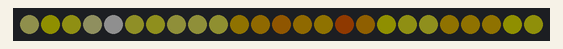
Simulated run of this sketch. Board: ESP32. On the bench: 25 RGB LEDs in strip order, left to right. Dim RGB values are drawn brighter than linear; random numbers use the default seed unless the sketch sets one.

Above: at 3.58 s.
At 10.78 s:
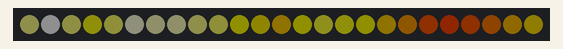
At 18.8 s:
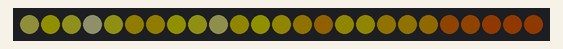
At 39.92 s:
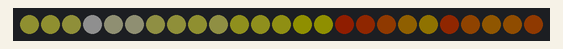

The sketch:

LED_Matrix_Fire_Simulation.ino
```cpp
/*
 * Fire Effect - FreeRTOS Version
 *
 * This program creates a flickering fire effect on the 5x5
 * RGB LED matrix using a simulated heat map.
 *
 * Heat is converted into red, orange, and yellow colors.
 *
 * FreeRTOS tasks:
 *   1. HeatTask  - Updates the simulated heat map.
 *   2. DrawTask  - Displays the heat map on the LED matrix.
 *
 * A mutex protects the shared heat map.
 */

#include <Arduino.h>
#include <Adafruit_NeoPixel.h>

#define MATRIX_PIN 7
#define NUM_LEDS   25

Adafruit_NeoPixel matrix(
    NUM_LEDS,
    MATRIX_PIN,
    NEO_GRB + NEO_KHZ800
);


// ============================================================================
// Heat map
// ============================================================================

uint8_t heat[5][5];


// Mutex protecting the heat map.
SemaphoreHandle_t heatMutex;


// ============================================================================
// Convert coordinates to the serpentine wiring
// ============================================================================

int pixelXY(int x, int y)
{
    if (y % 2 == 0)
    {
        return y * 5 + x;
    }

    return y * 5 + (4 - x);
}


// ============================================================================
// Convert heat value to fire color
// ============================================================================

uint32_t heatColor(
    uint8_t temperature
)
{
    if (temperature < 85)
    {
        return matrix.Color(
            temperature * 3,
            0,
            0
        );
    }

    if (temperature < 170)
    {
        uint8_t green =
            (temperature - 85) * 3;

        return matrix.Color(
            255,
            green,
            0
        );
    }

    return matrix.Color(
        255,
        255,
        (temperature - 170) * 3
    );
}


// ============================================================================
// Update the simulated heat
// ============================================================================

void updateHeat()
{
    // Cool the flames.
    for (int y = 0; y < 5; y++)
    {
        for (int x = 0; x < 5; x++)
        {
            int cooling =
                random(0, 40);

            heat[y][x] =
                (heat[y][x] > cooling)
                ? heat[y][x] - cooling
                : 0;
        }
    }


    // Move heat upward.
    for (int y = 4; y > 0; y--)
    {
        for (int x = 0; x < 5; x++)
        {
            heat[y][x] =
                (
                    heat[y - 1][x] +
                    heat[y - 1][max(0, x - 1)] +
                    heat[y - 1][min(4, x + 1)]
                ) / 3;
        }
    }


    // Add new heat at the bottom.
    for (int x = 0; x < 5; x++)
    {
        heat[0][x] =
            random(160, 256);
    }
}


// ============================================================================
// Draw the fire
// ============================================================================

void drawFire()
{
    matrix.clear();

    for (int y = 0; y < 5; y++)
    {
        for (int x = 0; x < 5; x++)
        {
            matrix.setPixelColor(
                pixelXY(x, y),
                heatColor(heat[y][x])
            );
        }
    }

    matrix.show();
}


// ============================================================================
// Heat simulation task
// ============================================================================

void HeatTask(void *parameter)
{
    while (true)
    {
        if (xSemaphoreTake(
                heatMutex,
                portMAX_DELAY
            ) == pdTRUE)
        {
            updateHeat();

            xSemaphoreGive(
                heatMutex
            );
        }

        // Update the fire approximately every 80 ms.
        vTaskDelay(
            pdMS_TO_TICKS(80)
        );
    }
}


// ============================================================================
// Display task
// ============================================================================

void DrawTask(void *parameter)
{
    uint8_t displayHeat[5][5];

    while (true)
    {
        // Copy the heat map while protected.
        if (xSemaphoreTake(
                heatMutex,
                portMAX_DELAY
            ) == pdTRUE)
        {
            memcpy(
                displayHeat,
                heat,
                sizeof(heat)
            );

            xSemaphoreGive(
                heatMutex
            );
        }


        // Draw from the local copy so the mutex
        // does not need to remain locked during matrix.show().
        matrix.clear();

        for (int y = 0; y < 5; y++)
        {
            for (int x = 0; x < 5; x++)
            {
                matrix.setPixelColor(
                    pixelXY(x, y),
                    heatColor(displayHeat[y][x])
                );
            }
        }

        matrix.show();

        vTaskDelay(
            pdMS_TO_TICKS(80)
        );
    }
}


// ============================================================================
// Setup
// ============================================================================

void setup()
{
    Serial.begin(115200);

    matrix.begin();

    matrix.setBrightness(15);

    randomSeed(
        analogRead(1)
    );

    matrix.clear();
    matrix.show();


    // Create mutex.
    heatMutex =
        xSemaphoreCreateMutex();

    if (heatMutex == NULL)
    {
        Serial.println(
            "ERROR: Failed to create heat mutex."
        );

        while (true)
        {
            vTaskDelay(
                pdMS_TO_TICKS(1000)
            );
        }
    }


    // Create FreeRTOS tasks.

    xTaskCreatePinnedToCore(
        HeatTask,
        "HeatTask",
        2048,
        NULL,
        1,
        NULL,
        0
    );

    xTaskCreatePinnedToCore(
        DrawTask,
        "DrawTask",
        2048,
        NULL,
        1,
        NULL,
        1
    );
}


// ============================================================================
// Arduino loop
// ============================================================================

void loop()
{
    // All application work is performed by FreeRTOS tasks.
    vTaskDelay(
        pdMS_TO_TICKS(1000)
    );
}
```
